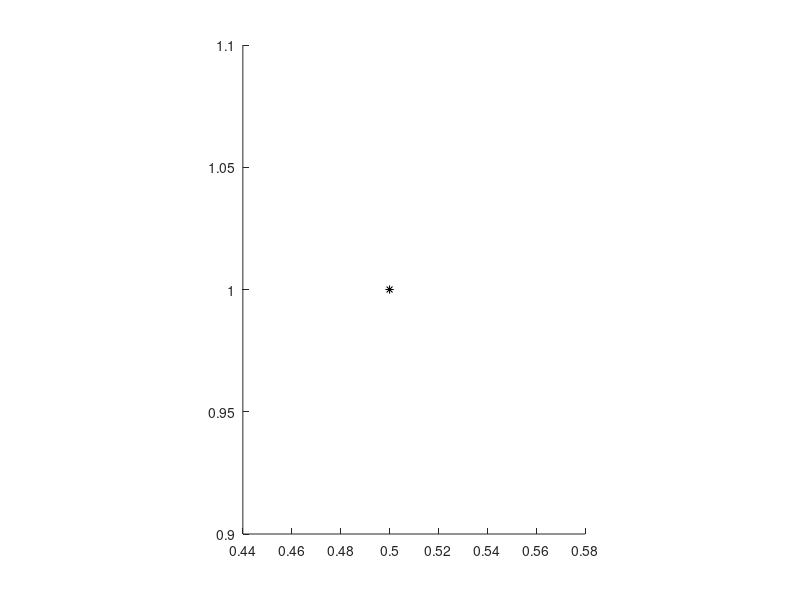

Source code (MATLAB): (Note: this script raises an error after producing the figure.)

robot.l1 = 1;
robot.l2 = 1;


figure();
h = axes();
daspect([1,1,1]);
hold on;

xy = [0.5,1];
plot(xy(1),xy(2),'k*');

th = inverseKin(robot, xy);

if all(isnan(th(:)))
    error('Out of workspace');
end

drawRobot(h, robot, th(1,:),'r');
if any(th(1,:) ~= th(2,:))
    drawRobot(h, robot, th(2,:),'b');
end